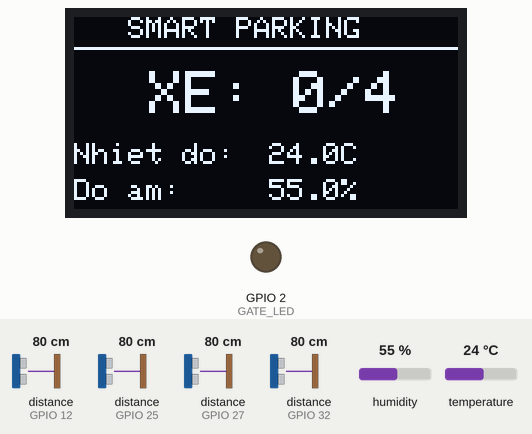
The sketch below on a simulated ESP32. On the bench: 128×64 one-colour display, output pins drawn as LEDs (lit = HIGH). Wiring (inferred from the names in the program): 4 × ultrasonic range finder: trigger GPIO 13, echo GPIO 12 / trigger GPIO 14, echo GPIO 27 / trigger GPIO 26, echo GPIO 25 / trigger GPIO 33, echo GPIO 32. The inputs (shaded band) are chosen by the test bench; at power-on: distance to the obstacle (sensors on GPIO 12, GPIO 25, GPIO 32, GPIO 27) 80 cm, temperature 24 °C, humidity 55 %. The echo pulse lasts 58.3 µs per cm; WiFi joins after 1.5 s; servers stay silent unless stated; random numbers use the default seed unless the sketch sets one; no MQTT or app messages arrive unless stated; pins used as bus, display or sensor lines are not drawn; what the sketch prints to the serial monitor is not drawn.

Above: at 2.7 s.
2.8 s: distance to the obstacle (sensor on GPIO 12) set to 4 cm
At 4.2 s:
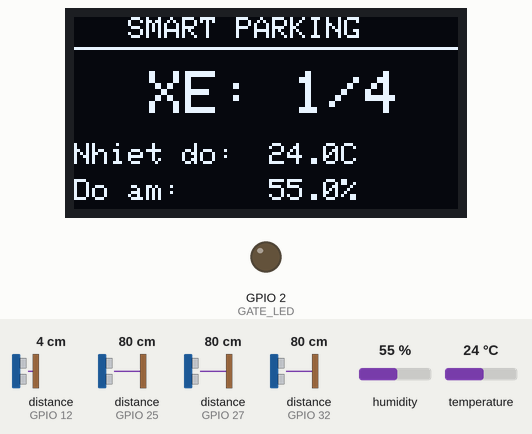
5.2 s: distance to the obstacle (sensor on GPIO 25) set to 9 cm
At 7.0 s:
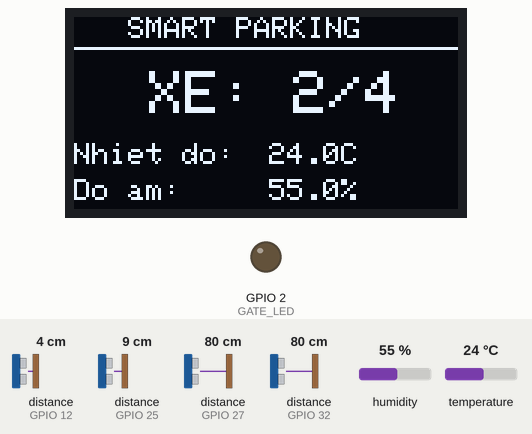
12.0 s: distance to the obstacle (sensor on GPIO 32) set to 7 cm
At 13.3 s:
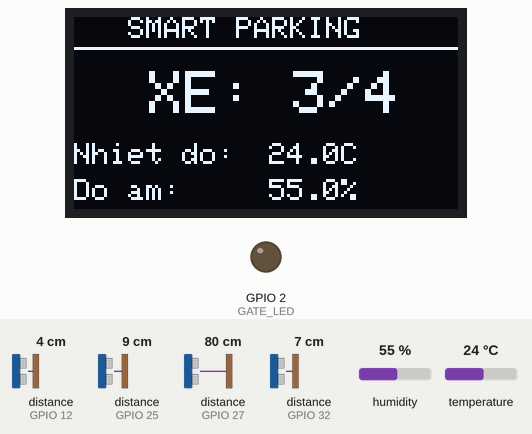
22.0 s: temperature set to 22 °C
At 28.6 s:
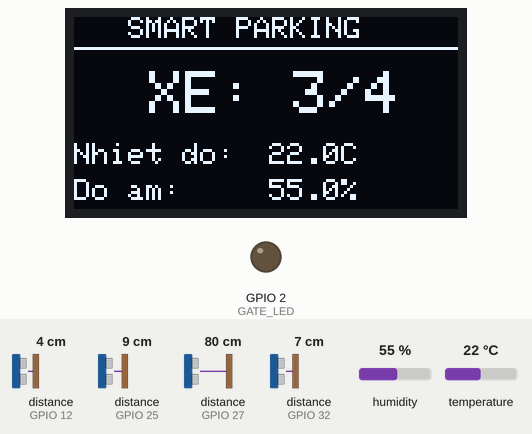
28.8 s: temperature set to 19 °C
At 33.2 s:
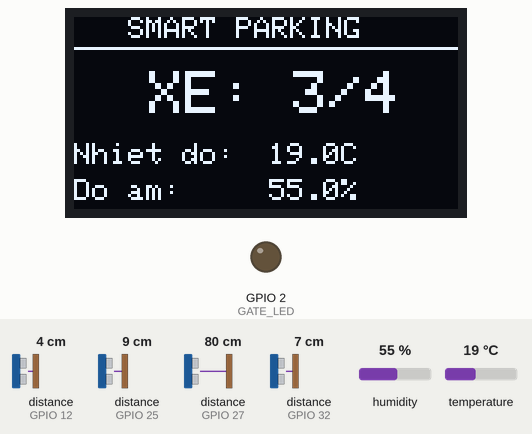
33.5 s: distance to the obstacle (sensor on GPIO 27) set to 4 cm
At 36.9 s:
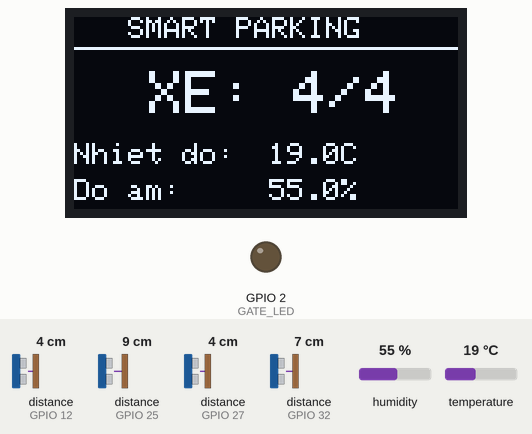
Timing chart, 0 to 37.2 s (numbered marks = the images above; inputs shaded):
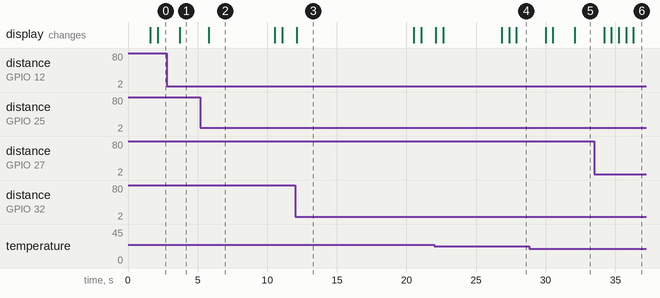

Measured:
- after the input at 2.8 s, the display: changes after 0.91 s (image 1)
- after the input at 5.2 s, the display: changes after 0.61 s (image 2)
- after the input at 33.5 s, the display: changes after 0.70 s (image 6)
- what the display in image 2 shows lasts 4.7 s, from 5.8 s to 10.5 s
- what the display in image 3 shows lasts 8.4 s, from 12.1 s to 20.5 s

The sketch:

sketch_nov18a.ino
```cpp
#include <WiFi.h>
#include <PubSubClient.h>
#include <Wire.h>
#include <Adafruit_GFX.h>
#include <Adafruit_SSD1306.h>
#include <DHT.h>
#include <ArduinoJson.h>

// cau hinh wifi va mqtt
const char* ssid = "TP-LINK_B80E";
const char* password = "88888888";
const char* mqtt_server = "broker.hivemq.com";

// cac topic mqtt
const char* topic_slot     = "parking/update";      // topic cap nhat trang thai tung slot
const char* topic_alert    = "parking/alert";       // topic canh bao nhiet do va do am
const char* topic_gate_cmd = "parking/gate_cmd";    // topic dieu khien cong

// cau hinh chan ket noi
#define DHTPIN 4
#define DHTTYPE DHT11
#define GATE_LED 2
#define SDA_PIN 21
#define SCL_PIN 22

#define SCREEN_WIDTH 128
#define SCREEN_HEIGHT 64

const int NUM_SLOTS = 4;
const int trigPins[NUM_SLOTS] = {13, 14, 26, 33};
const int echoPins[NUM_SLOTS] = {12, 27, 25, 32};

// thong tin vi tri cua tung slot
const char* slotRows[NUM_SLOTS]   = {"A", "A", "B", "B"};
const char* slotCols[NUM_SLOTS]   = {"1", "2", "1", "2"};
const char* slotFloor = "1";

// khoi tao cac doi tuong
DHT dht(DHTPIN, DHTTYPE);
Adafruit_SSD1306 display(SCREEN_WIDTH, SCREEN_HEIGHT, &Wire, -1);
WiFiClient espClient;
PubSubClient client(espClient);

// cac bien quan ly freertos
SemaphoreHandle_t mqttMutex;
SemaphoreHandle_t oledMutex;
SemaphoreHandle_t serialMutex;

// bien toan cuc luu du lieu
struct SensorData {
  float temperature;
  float humidity;
} currentSensor = {0, 0};

int slotOccupiedCount = 0;

// cac ham ho tro

void safeSerialPrint(String msg) {
  if (xSemaphoreTake(serialMutex, portMAX_DELAY) == pdTRUE) {
    Serial.println(msg);
    xSemaphoreGive(serialMutex);
  }
}

long getDistance(int trig, int echo) {
  digitalWrite(trig, LOW);
  delayMicroseconds(2);
  digitalWrite(trig, HIGH);
  delayMicroseconds(10);
  digitalWrite(trig, LOW);
  long duration = pulseIn(echo, HIGH, 20000);
  if (duration == 0) return 999;
  return duration * 0.034 / 2;
}

void setup_wifi() {
  Serial.print("Connecting to WiFi...");
  WiFi.begin(ssid, password);
  while (WiFi.status() != WL_CONNECTED) {
    delay(500);
    Serial.print(".");
  }
  Serial.println("\nWiFi Connected! IP: " + WiFi.localIP().toString());
}

void callback(char* topic, byte* payload, unsigned int length) {
  StaticJsonDocument<256> doc;
  deserializeJson(doc, payload, length);

  if (String(topic) == topic_gate_cmd) {
    const char* action = doc["action"];
    if (action != nullptr) {
      if (strcmp(action, "open") == 0) {
        digitalWrite(GATE_LED, HIGH);
        safeSerialPrint("[GATE] Opened");
      }
      else if (strcmp(action, "close") == 0) {
        digitalWrite(GATE_LED, LOW);
        safeSerialPrint("[GATE] Closed");
      }
    }
  }
}

void reconnect() {
  while (!client.connected()) {
    String clientId = "ESP32_Park_" + String(random(0xffff), HEX);
    if (client.connect(clientId.c_str())) {
      client.subscribe(topic_gate_cmd);
      safeSerialPrint("MQTT Connected!");
    } else {
      vTaskDelay(pdMS_TO_TICKS(5000));
    }
  }
}

// cac tac vu freertos

// task 1 quet cam bien sieu am va gui mqtt tung slot
void TaskParking(void *pvParameters) {
  bool previousState[NUM_SLOTS] = {false, false, false, false};

  for (;;) {
    int count = 0;

    for (int i = 0; i < NUM_SLOTS; i++) {
      long dist = getDistance(trigPins[i], echoPins[i]);
      bool isOccupied = (dist > 2 && dist < 10);

      if (isOccupied) count++;

      // chi gui mqtt khi trang thai thay doi
      if (isOccupied != previousState[i]) {
        StaticJsonDocument<128> doc;
        doc["row"] = slotRows[i];
        doc["column"] = slotCols[i];
        doc["floor"] = slotFloor;
        doc["status"] = isOccupied ? "Occupied" : "Free";

        char buffer[128];
        serializeJson(doc, buffer);

        if (xSemaphoreTake(mqttMutex, pdMS_TO_TICKS(100)) == pdTRUE) {
          if (client.connected()) {
            client.publish(topic_slot, buffer);
          }
          xSemaphoreGive(mqttMutex);
        }

        safeSerialPrint("LOG [SLOT " + String(slotRows[i]) + String(slotCols[i]) +
                        "]: " + String(isOccupied ? "Occupied" : "Free"));

        previousState[i] = isOccupied;
      }

      vTaskDelay(pdMS_TO_TICKS(15));
    }

    slotOccupiedCount = count;
    vTaskDelay(pdMS_TO_TICKS(500));
  }
}

// task 2 doc cam bien nhiet do do am va gui mqtt
void TaskSensor(void *pvParameters) {
  String previousStatus = ""; // luu trang thai truoc do

  for (;;) {
    float t = dht.readTemperature();
    float h = dht.readHumidity();

    if (!isnan(t) && !isnan(h)) {
      currentSensor.temperature = t;
      currentSensor.humidity = h;

      String status = (t > 20.0) ? "warning" : "normal";

      // chi gui mqtt khi trang thai thay doi
      if (status != previousStatus) {
        StaticJsonDocument<256> doc;
        doc["sensorId"] = "DHT11_01";
        doc["temperature"] = round(t * 10) / 10.0;
        doc["humidity"] = round(h * 10) / 10.0;
        doc["status"] = status;

        char buffer[256];
        serializeJson(doc, buffer);

        if (xSemaphoreTake(mqttMutex, pdMS_TO_TICKS(100)) == pdTRUE) {
          if (client.connected()) {
            client.publish(topic_alert, buffer);
          }
          xSemaphoreGive(mqttMutex);
        }

        safeSerialPrint("LOG [SENSOR CHANGE]: " + String(t) + "C | " +
                        String(h) + "% | Status: " + status);

        previousStatus = status;
      } else {
        // khong gui mqtt chi log cuc bo
        safeSerialPrint("LOG [SENSOR]: " + String(t) + "C | " +
                        String(h) + "% | Status: " + status + " (no change)");
      }
    } else {
      safeSerialPrint("ERROR: Khong doc duoc DHT11!");
    }

    vTaskDelay(pdMS_TO_TICKS(5000));
  }
}

// task 3 hien thi thong tin len man hinh oled
void TaskDisplay(void *pvParameters) {
  for (;;) {
    if (xSemaphoreTake(oledMutex, pdMS_TO_TICKS(100)) == pdTRUE) {
      display.clearDisplay();


      display.setTextSize(1);
      display.setCursor(18, 0);
      display.print("SMART PARKING");
      display.drawLine(0, 10, 128, 10, WHITE);

      // hien thi so luong xe
      display.setTextSize(2);
      int xPos = (128 - (7 * 11)) / 2;
      display.setCursor(xPos, 18);
      display.print("XE: ");
      display.print(slotOccupiedCount);
      display.print("/");
      display.print(NUM_SLOTS);

      // hien thi nhiet do va do am
      display.setTextSize(1);

      // hien thi nhiet do
      display.setCursor(0, 42);
      display.print("Nhiet do:");
      display.setCursor(65, 42);
      display.printf("%.1fC", currentSensor.temperature);

      // hien thi do am
      display.setCursor(0, 54);
      display.print("Do am:");
      display.setCursor(65, 54);
      display.printf("%.1f%%", currentSensor.humidity);

      display.display();
      xSemaphoreGive(oledMutex);
    }

    vTaskDelay(pdMS_TO_TICKS(500));
  }
}

// task 4 xu ly ket noi mqtt
void TaskMQTT(void *pvParameters) {
  for (;;) {
    if (!client.connected()) reconnect();

    if (xSemaphoreTake(mqttMutex, pdMS_TO_TICKS(10)) == pdTRUE) {
      client.loop();
      xSemaphoreGive(mqttMutex);
    }

    vTaskDelay(pdMS_TO_TICKS(10));
  }
}

// thiet lap he thong
void setup() {
  Serial.begin(115200);

  // khoi tao chan io
  pinMode(GATE_LED, OUTPUT);
  digitalWrite(GATE_LED, LOW);

  for (int i = 0; i < NUM_SLOTS; i++) {
    pinMode(trigPins[i], OUTPUT);
    pinMode(echoPins[i], INPUT);
  }

  // khoi tao cam bien va man hinh
  dht.begin();
  Wire.begin(SDA_PIN, SCL_PIN);

  if (!display.begin(SSD1306_SWITCHCAPVCC, 0x3C)) {
    Serial.println("ERROR: Khong tim thay OLED!");
  } else {
    display.clearDisplay();
    display.setTextColor(WHITE);
    display.setTextSize(1);
    display.setCursor(20, 28);
    display.print("STARTING...");
    display.display();
  }

  // khoi tao wifi va mqtt
  setup_wifi();
  client.setServer(mqtt_server, 1883);
  client.setCallback(callback);

  // khoi tao tai nguyen freertos
  mqttMutex = xSemaphoreCreateMutex();
  oledMutex = xSemaphoreCreateMutex();
  serialMutex = xSemaphoreCreateMutex();

  // tao cac task
  xTaskCreatePinnedToCore(TaskMQTT,    "MQTT",    8192, NULL, 3, NULL, 0);
  xTaskCreatePinnedToCore(TaskParking, "Parking", 4096, NULL, 2, NULL, 1);
  xTaskCreatePinnedToCore(TaskSensor,  "Sensor",  4096, NULL, 1, NULL, 1);
  xTaskCreatePinnedToCore(TaskDisplay, "Display", 4096, NULL, 1, NULL, 1);


}

void loop() {
  // vong lap de trong vi da co freertos xu ly
}
```
